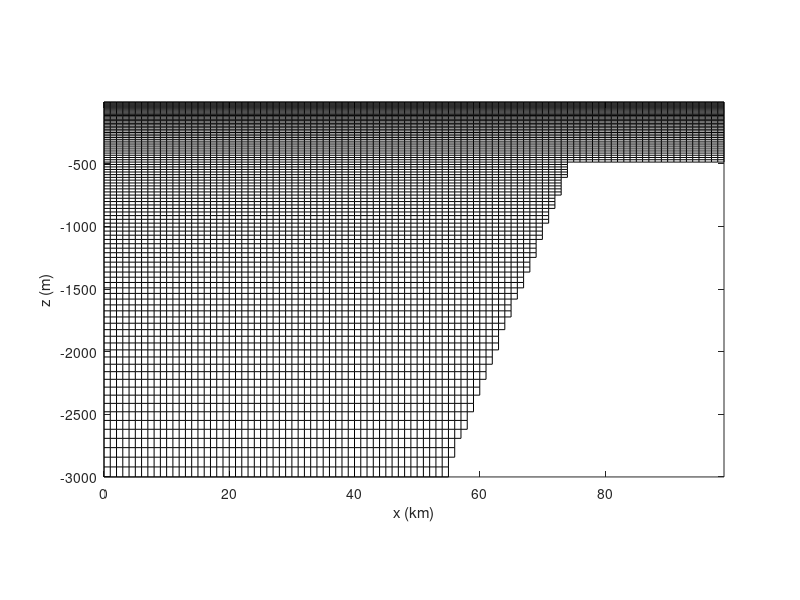

Reproduce this figure in MATLAB.
Nk = 100;
Nc = 100;
L = 100000;
D0 = 3000;
Ds = 500;
Ls = 20000;
xmid = 65000;

dx = L/Nc;
dz = load('iwstretched.dat');
z = cumsum(dz);
z = -z(end:-1:1);
x = [0:dx:L];
[x,z]=meshgrid(x,z);

d = D0 - (D0-Ds)*((x-xmid)/Ls+1/2);
d(find(x<=xmid-Ls/2))=D0;
d(find(x>xmid+Ls/2))=Ds;

iskip = 1;
kskip = 1;
is = [1:iskip:Nc];
ks = [1:kskip:Nk];

z(find(z<-d-1))=nan;
plot(x(is,ks)/1000,z(is,ks),'k-',x(is,ks)'/1000,z(is,ks)','k-');
axis image;
daspect([1 50 1]);
xlabel('x (km)');
ylabel('z (m)');
